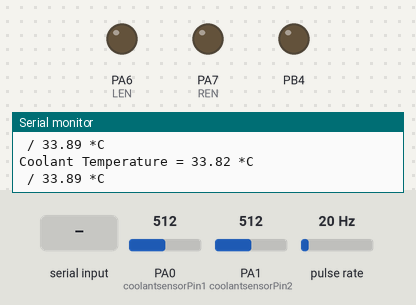
Simulated run of this sketch. Board: STM32 Blue Pill. Shown: output pins drawn as LEDs (lit = HIGH), the last lines printed to the serial monitor. Wiring (inferred from the names in the program): pulse sensor: data PA2. The test bench sets the inputs (shaded band); at power-on: PA0 (coolantsensorPin1) = 512, PA1 (coolantsensorPin2) = 512, pulse rate 20 Hz.

Above: at 1.2 s.
1.3 s: "50\n" received over Serial
At 1.7 s:
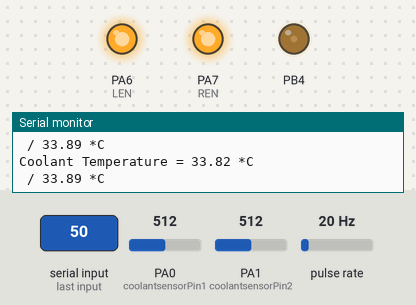
2.8 s: "100\n" received over Serial
At 3.5 s:
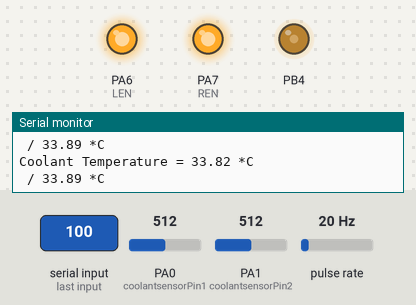
4.3 s: "170\n" received over Serial
At 4.8 s:
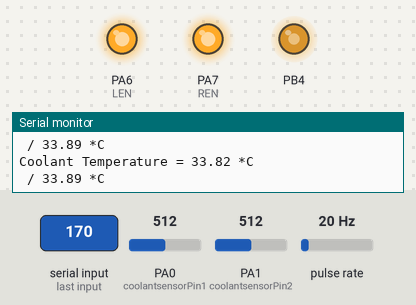
5.8 s: "200\n" received over Serial
At 6.5 s:
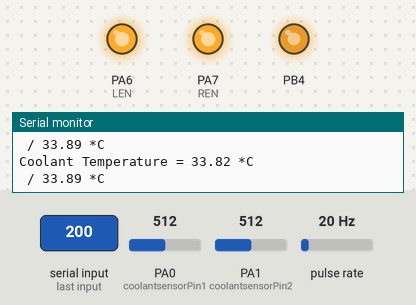
Timing chart, 0 to 8.3 s (numbered marks = the images above; inputs shaded):
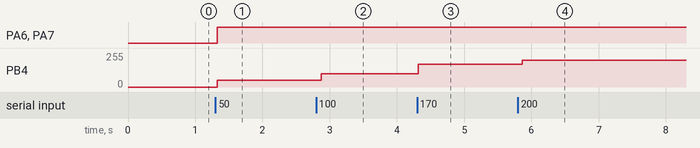

The sketch:

Temp_flow_BTS7960.ino
```cpp
#include <Arduino.h>
#include <stdio.h>
#include <string.h>
#define coolantsensorDivider1 71500                    //defines the resistor value that is in series in the voltage divider
#define coolantsensorDivider2 71300                    //defines the resistor value that is in series in the voltage divider
#define coolantsensorPin1 A0                          //defines the analog pin of the input voltage from the voltage divider
#define coolantsensorPin2 A1
#define NUMSAMPLES 1                          //defines the number of samples to be taken for a smooth average
const float steinconstA = 0.00103425656083732;        //steinhart equation constant A, determined from wikipedia equations
const float steinconstB = 0.000191846988665616;       //steinhart equation constant B, determined from wikipedia equations
const float steinconstC = 0.000000180267870856939;    //steinhart equation constant C, determined from wikipedia equations
void tempsensor();

volatile int flow_frequency; // Measures flow sensor pulses
float l_min; // Calculated litres/min
unsigned char flowsensor = 2; // Sensor Input
unsigned long currentTime;
unsigned long cloopTime;

const int REN = 7;           //정회전 활성화 핀
const int LEN = 6;           //역회전 활성화 핀
HardwareTimer pwmtimer3(TIM3);


void setup() {
  Serial.begin(115200);
  pinMode(flowsensor, INPUT);
  digitalWrite(flowsensor, HIGH); // Optional Internal Pull-Up
  attachInterrupt(digitalPinToInterrupt(2), flow, RISING); // Setup Interrupt
  currentTime = millis();
  cloopTime = currentTime;
  Serial.println("Flow sensor ready");

  analogWriteFrequency(20000);
  pinMode(REN, OUTPUT);
  pinMode(LEN, OUTPUT);
  pinMode(PB4, OUTPUT);
  digitalWrite(REN, LOW);
  digitalWrite(LEN, LOW);
  Serial.println("DC motor test");

}

void loop() {
  currentTime = millis();
  if(currentTime >= (cloopTime + 400)){
    cloopTime = currentTime;                  // Updates cloopTime
    l_min = (2.5 *flow_frequency / 11);       // Pulse frequency (Hz) = 11Q, Q is flow rate in L/min.
    flow_frequency = 0;                       // Reset Counter
    Serial.print(l_min);                      // Print litres/min
    Serial.println(" L/Min");
  }

  delay(100);
  tempsensor();
  if(Serial.available() > 0) {
    String rad = Serial.readStringUntil('\n');
    if (rad == "0"){
      digitalWrite(REN, LOW);
      digitalWrite(LEN, LOW);
      analogWrite(PB4, 0);
      Serial.println(rad);
    }
    else if (rad == "50"){
      digitalWrite(REN, HIGH);
      digitalWrite(LEN, HIGH);
      analogWrite(PB4, 50);
      Serial.println(rad);
    }
    else if (rad == "100"){
      digitalWrite(REN, HIGH);
      digitalWrite(LEN, HIGH);
      analogWrite(PB4, 100);
      Serial.println(rad);
    }
    else if (rad == "170"){
      digitalWrite(REN, HIGH);
      digitalWrite(LEN, HIGH);
      analogWrite(PB4, 170);
      Serial.println(rad);
    }
    else if (rad == "200"){
      digitalWrite(REN, HIGH);
      digitalWrite(LEN, HIGH);
      analogWrite(PB4, 200);
      Serial.println(rad);
    }
    else if (rad == "255"){
      digitalWrite(REN, HIGH);
      digitalWrite(LEN, HIGH);
      analogWrite(PB4, 255);
      Serial.println(rad);
    }
    else{
      analogWrite(PB4, 0);
      digitalWrite(REN, LOW);
      digitalWrite(LEN, LOW);
      Serial.println(rad);

    }
  }
}


////////////////////////////////////////////CoolantTemp function/////////////////////////////////////////
void tempsensor(){
  float average1 = 0;
  float average2 = 0;
  for (uint8_t i=0; i<NUMSAMPLES; i++) {
    average1 += analogRead(coolantsensorPin1);
    average2 += analogRead(coolantsensorPin2);
    //Serial.print("average1 = ");
    //Serial.print(average1);Serial.println(" *v");
    delay(10);
  }
  average1 = average1*3.3/4.9;
  average1 /= NUMSAMPLES;
  average1 = (coolantsensorDivider1*average1)/(1023-average1);
  average2 = average2*3.3/4.9;
  average2 /= NUMSAMPLES;
  average2 = (coolantsensorDivider2*average2)/(1023-average2);
  float steinhart1;
  float steinhart2;
  steinhart1 = log(average1);                      //lnR
  steinhart1 = pow(steinhart1,3);                  //(lnR)^3
  steinhart1 *= steinconstC;                       //C*((lnR)^3)
  steinhart1 += (steinconstB*(log(average1)));     //B*(lnR) + C*((lnR)^3)
  steinhart1 += steinconstA;                       //Complete equation, 1/T=A+BlnR+C(lnR)^3
  steinhart1 = 1.0/steinhart1;                     //Inverse to isolate for T
  steinhart1 -= 273.15;

  steinhart2 = log(average2);                      //lnR
  steinhart2 = pow(steinhart2,3);                  //(lnR)^3
  steinhart2 *= steinconstC;                       //C*((lnR)^3)
  steinhart2 += (steinconstB*(log(average2)));     //B*(lnR) + C*((lnR)^3)
  steinhart2 += steinconstA;                       //Complete equation, 1/T=A+BlnR+C(lnR)^3
  steinhart2 = 1.0/steinhart2;                     //Inverse to isolate for T
  steinhart2 -= 273.15;
  Serial.print("Coolant Temperature = ");
  Serial.print(steinhart1);Serial.println(" *C");
  Serial.print(" / ");Serial.print(steinhart2);Serial.println(" *C");
  //CoolantTemp1 = steinhart1 ;
  //CoolantTemp2 = steinhart2 ;

  return;
}

void flow () // Interrupt function
{
  flow_frequency++;
}
```

Measured:
- after the input at 1.3 s, PA6 (LEN), PA7 (REN): LOW → HIGH at once; PB4: 0/255 → 50/255 at once
- after the input at 2.8 s, PB4: 50/255 → 100/255 after 0.08 s
- after the input at 4.3 s, PB4: 100/255 → 170/255 at once
- after the input at 5.8 s, PB4: 170/255 → 200/255 after 0.07 s
